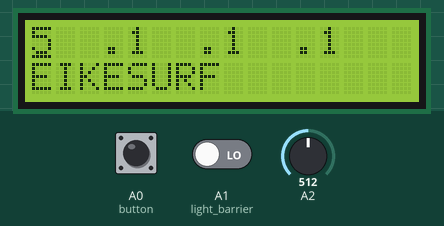
A sketch run on a simulated Arduino MKR. On the bench: 16×2 character LCD. The test bench sets the inputs (shaded band); at power-on: A0 (button) LOW, A1 (light_barrier) LOW, A2 = 512. WiFi joins after 1.5 s; servers stay silent unless stated.

Above: at 2.7 s.
2.8 s: A0 (button) pulled HIGH for 3.2 s
At 6.47 s:
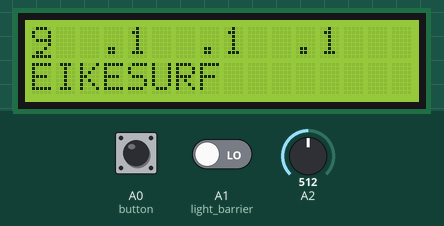
6.6 s: A1 (light_barrier) driven HIGH
At 6.77 s:
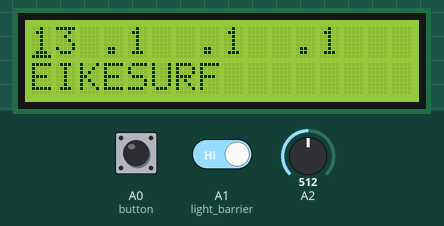
8.1 s: A0 (button) pulled HIGH for 0.15 s
At 8.57 s:
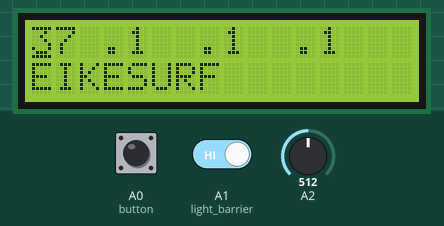
8.8 s: A1 (light_barrier) driven LOW
At 9.17 s:
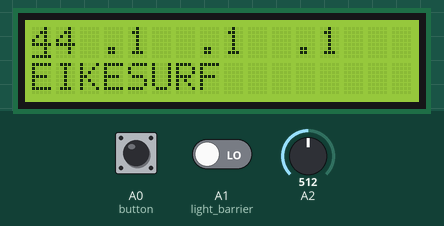
Timing chart, 0 to 11.5 s (numbered marks = the images above; inputs shaded):
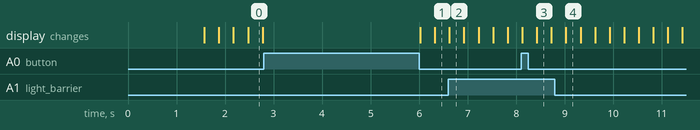

The sketch:

program.ino
```cpp
#include <LiquidCrystal.h>
#include <WiFiUdp.h>
#include <SPI.h>
#include <WiFi101.h>

LiquidCrystal lcd(5, 4, 3, 2, 1, 0);  // sets the interfacing pins


int ip0 = 255;
int ip1 = 255;
int ip2 = 255;
int ip3 = 255;
uint ipIndex;
uint ipIndexStartMillis;
uint startPressedMillis;
const uint ipIndexInterval = 4000;
bool pressed;

float ambientVal = 180;
float spikeVal = 180;
uint soundStartMillis = 0;

const float soundThresh = 55;
const uint soundBackoff = 400;

uint clapStartMillis;
int clapCount;
const uint sendDelay = 1200;

const uint port = 43210;

char ssid[] = "EIKESURF";
char pass[] = "123123123";

int wifiStatus = WL_IDLE_STATUS;

WiFiUDP Udp;


void setup()
{
  digitalWrite(LED_BUILTIN, HIGH);
  lcd.begin(16, 2);
  lcd.print("1  .1  .1  .1  ");
  lcd.cursor();

  pinMode(A0, INPUT); // button
  pinMode(A1, INPUT); // light barrier
  // A2 sound

  connectToWifi();
  Udp.begin(port);
}

void connectToWifi()
{
  while (wifiStatus != WL_CONNECTED)
  {
    lcd.setCursor(0, 1);
    lcd.print("Connecting...");
    lcd.print(ssid);
    // Connect to WPA/WPA2 network. Change this line if using open or WEP network:
    wifiStatus = WiFi.begin(ssid, pass);

    for (int i = 0; i < 20 && wifiStatus != WL_CONNECTED; i++)
    {
      delay(50);
    }
  }
  lcd.setCursor(0, 1);
  lcd.print("                ");
  lcd.setCursor(0, 1);
  lcd.print(ssid);
  setCur();
}

void loop()
{
  buttonIpConfig();
  bool clapDetected = detectSound();
  if (clapDetected)
  {
    clapStartMillis = millis();
    clapCount++;
  }
  else
  {
    if (clapCount > 0 && millis() > clapStartMillis + sendDelay)
    {
      sendClapCount();
      clapCount = 0;
    }
  }
}

void sendClapCount()
{
  IPAddress ip(ip0, ip1, ip2, ip3);
  long milli = millis();
  int b3 = milli & 0xFF;
  int b2 = (milli & 0xFF00) >> 8;
  int b1 = (milli & 0xFF0000) >> 16;
  int b0 = (milli & 0xFF000000) >> 24;
  Udp.beginPacket(ip, port);
  Udp.write(b0);
  Udp.write(b1);
  Udp.write(b2);
  Udp.write(b3);
  Udp.write(clapCount);
  Udp.endPacket();
}


bool detectSound()
{
  float cVal = analogRead(A2);
  float cAmbient = ambientVal;
  float cSpike = spikeVal;
  ambientVal = constrain(ambientVal * 0.99 + cVal * 0.01, 100, 900);
  spikeVal = constrain(spikeVal * 0.1 + cVal * 0.9, 100, 900);
  if (spikeVal > 850)
  {
    return false;
  }
  bool loudEnough = spikeVal - ambientVal > soundThresh && cVal < spikeVal;
  if (loudEnough && millis() > soundStartMillis + soundBackoff)
  {
    digitalWrite(LED_BUILTIN, HIGH);
    soundStartMillis = millis();
    Serial.println(spikeVal);
    Serial.println(ambientVal);
    Serial.println(cVal);
    Serial.println();
    spikeVal = ambientVal;
    return true;
  }
  if (soundStartMillis + soundBackoff < millis())
  {
    digitalWrite(LED_BUILTIN, LOW);
  }
  return false;
}


void buttonIpConfig()
{
  bool pressed = !digitalRead(A0);
  setCur();
  if (!pressed)
  {
    if (millis() - ipIndexStartMillis > ipIndexInterval)
    {
      ipIndex++;
      ipIndex %= 4;
      ipIndexStartMillis = millis();
    }
    return;
  }
  if (millis() < startPressedMillis + 200)
  {
    return;
  }
  uint ipIncr = 1;
  if (digitalRead(A1))
  {
    ipIncr = 3;
  }
  startPressedMillis = millis();
  setCur();
  lcd.print("   ");
  setCur();
  if (ipIndex == 0)
  {
    ip0 += ipIncr;
    ip0 %= 256;
    ip0 = max(ip0, 1);
    lcd.print(ip0);
  }
  if (ipIndex == 1)
  {
    ip1 += ipIncr;
    ip1 %= 256;
    ip1 = max(ip1, 1);
    lcd.print(ip1);
  }
  if (ipIndex == 2)
  {
    ip2 += ipIncr;
    ip2 %= 256;
    ip2 = max(ip2, 1);
    lcd.print(ip2);
  }
  if (ipIndex == 3)
  {
    ip3 += ipIncr;
    ip3 %= 256;
    ip3 = max(ip3, 1);
    lcd.print(ip3);
  }
  ipIndexStartMillis = millis();
  setCur();
}

void setCur()
{
  lcd.setCursor((int)(ipIndex * 3 + (int)ipIndex), 0);
}
```
